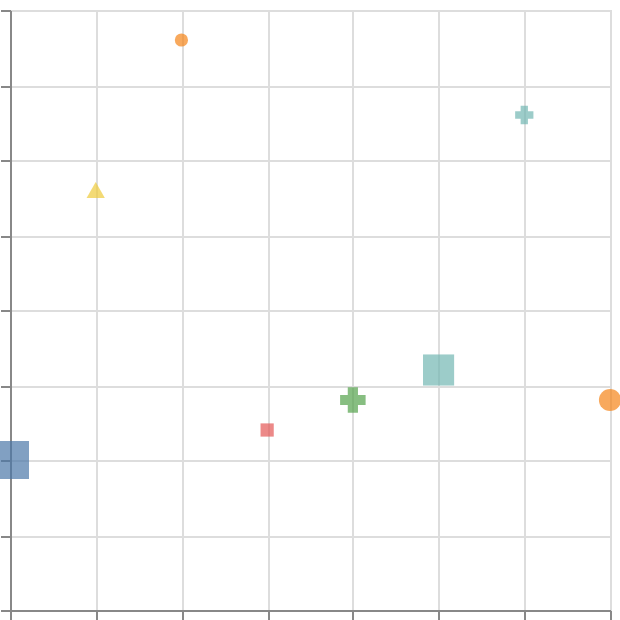

Express this chart as Vega-Lite.
### Vega-Lite specification from a JSON file in a GitHub repository (floating-point values rounded to 4 significant figures)
{"$schema": "https://vega.github.io/schema/vega-lite/v5.json", "autosize": "none", "data": {"values": [{"date": "2001-01-01", "valA": 10, "valB": 0, "valC": 9, "valD": "B"}, {"date": "2001-01-02", "valA": 28, "valB": 8, "valC": 2, "valD": "C"}, {"date": "2001-01-03", "valA": 38, "valB": 1, "valC": 1, "valD": "A"}, {"date": "2001-01-04", "valA": 12, "valB": 4, "valC": 1, "valD": "B"}, {"date": "2001-01-05", "valA": 14, "valB": 6, "valC": 4, "valD": "D"}, {"date": "2001-01-06", "valA": 16, "valB": 5, "valC": 6, "valD": "B"}, {"date": "2001-01-07", "valA": 33, "valB": 5, "valC": 2, "valD": "D"}, {"date": "2001-01-08", "valA": 14, "valB": 1, "valC": 3, "valD": "A"}]}, "mark": {"type": "point", "filled": true}, "encoding": {"x": {"field": "date", "type": "temporal"}, "y": {"field": "valA", "type": "quantitative"}, "color": {"field": "valB", "type": "nominal"}, "size": {"field": "valC", "type": "quantitative"}, "shape": {"field": "valD", "type": "ordinal"}}}
